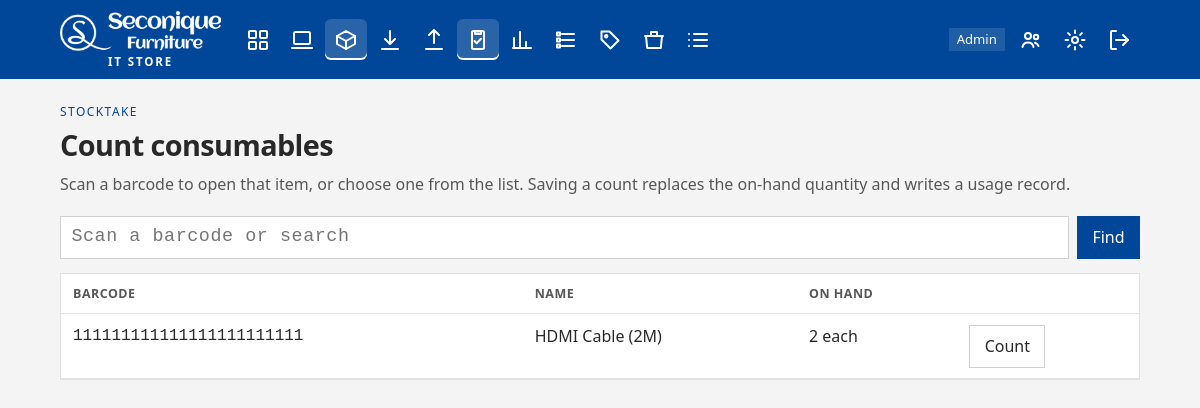
Page /stocktake/consumables/ (signed in) on the committed database.
### stockroom/models.py (models this page shows, shortened)
class Consumable(models.Model):
    barcode = models.CharField(max_length=64, primary_key=True)
    name = models.CharField(max_length=200)
    category = models.CharField(max_length=100)
    attributes = models.TextField(
        blank=True,
        help_text="Separate each attribute with a comma, for example: HDMI, 2m, black.",
    )
    unit = models.CharField(max_length=30, default="each")
    quantity_on_hand = models.PositiveIntegerField(default=0)
    reorder_level = models.PositiveIntegerField(default=0)
    reorder_quantity = models.PositiveIntegerField(default=1)
    max_qty_to_hold = models.PositiveIntegerField(
        "max qty to hold",
        default=0,
        help_text="The most of this item the store should keep. Zero means there is no maximum.",
    )
    location = models.CharField("bin location", max_length=100, blank=True)
    supplier = models.CharField(max_length=200, blank=True)
    notes = models.TextField(blank=True)
    updated_at = models.DateTimeField(auto_now=True)
    class Meta:
        db_table = "consumables"
        ordering = ["name", "barcode"]
        indexes = [
            models.Index(fields=["category"], name="consumable_category_idx"),
        ]

### stockroom/views/stocktake.py (the view)
@role_required(STANDARD, ADMIN)
def stocktake_consumables(request):
    query = request.GET.get("q", "").strip()
    items = Consumable.objects.all()
    if query:
        exact = Consumable.objects.filter(pk=query).first()
        if exact is not None:
            return redirect("consumable_detail", barcode=exact.pk)
        items = items.filter(Q(name__icontains=query) | Q(barcode__icontains=query))
    return render(
        request,
        "stockroom/stocktake/consumables.html",
        {"page_obj": paginate(request, items), "query": query},
    )

### stockroom/context_processors.py (called while the page is built)
def stockroom_context(request):
    user = request.user
    if not user.is_authenticated:
        return {"scanner_auto_submit": True, "store_role": None}
    prefs = get_settings(user)
    return {
        "store_role": primary_role(user),
        "is_store_admin": has_role(user, (ADMIN,)),
        "is_operational": has_role(user, OPERATIONAL),
        "can_report": has_role(user, REPORTING_ACCESS),
        "scanner_auto_submit": prefs.scanner_auto_submit,
        "store_settings": prefs,
    }

### stockroom/converters.py (called while the page is built)
    def to_url(self, value):
        return value

### stockroom/models.py (called while the page is built)
def get_settings(user):
    setting, _created = UserSetting.objects.get_or_create(user=user)
    return setting

### stockroom/roles.py (called while the page is built, shortened)
def role_names(user):
    if not getattr(user, "is_authenticated", False):
        return set()
    names = set(user.groups.values_list("name", flat=True))
    if user.is_superuser:
        names.add(ADMIN)
    return names

def has_role(user, roles):
    return bool(role_names(user) & set(roles))

def primary_role(user):
    names = role_names(user)
    if ADMIN in names:
        return ADMIN

### stockroom/views/common.py (called while the page is built)
def role_required(*roles):
    def decorator(view):
        @login_required
        @wraps(view)
        def wrapper(request, *args, **kwargs):
            if not has_role(request.user, roles):
                messages.error(
                    request, "Your account does not have access to that page."
                )
                return redirect(home_url_name(request.user))
            return view(request, *args, **kwargs)
        return wrapper
    return decorator

def paginate(request, queryset):
    prefs = get_settings(request.user)
    paginator = Paginator(queryset, prefs.records_per_page or 25)
    return paginator.get_page(request.GET.get("page"))

### stockroom/templates/stockroom/stocktake/consumables.html (shortened to what this page needs)
{% extends "stockroom/base.html" %}
{% block content %}
<header class="page-head">
  <div>
    <p class="eyebrow">Stocktake</p>
    <h1>Count consumables</h1>
    <p class="lede">Scan a barcode to open that item, or choose one from the list. Saving a count replaces the on-hand quantity and writes a usage record.</p>
  </div>
</header>
<form class="search" method="get">
  <input id="q" name="q" class="input barcode-input" value="{{ query }}" placeholder="Scan a barcode or search" autocomplete="off" data-scan-mode="submit" autofocus>
  <button class="btn btn-primary" type="submit">Find</button>
</form>
{% if page_obj.paginator.count %}
  <div class="table-wrap">
    <table>
      <thead>
        <tr><th>Barcode</th><th>Name</th><th>On hand</th><th></th></tr>
      </thead>
      <tbody>
        {% for item in page_obj %}
          <tr>
            <td data-label="Barcode" class="mono">{{ item.barcode }}</td>
            <td data-label="Name">{{ item.name }}</td>
            <td data-label="On hand">{{ item.quantity_on_hand }} {{ item.unit }}</td>
            <td data-label="Count"><a class="btn btn-ghost" href="{% url 'consumable_detail' item.barcode %}">Count</a></td>
          </tr>
        {% endfor %}
      </tbody>
    </table>
  </div>
{% else %}
  <section class="panel empty-panel">
    <h2>No consumables to count</h2>
  </section>
{% endif %}
{% endblock %}

### stockroom/templates/stockroom/base.html (shortened to what this page needs)
<!DOCTYPE html>
<html lang="en-GB">
<head>
  {% load static %}
  <link rel="stylesheet" href="{% static 'stockroom/css/app.css' %}?v=14">
</head>
<body class="{% block body_class %}{% endblock %}" data-scanner-submit="{{ scanner_auto_submit|yesno:'true,false' }}">
  {% block nav %}
  <header class="topbar">
    <div class="topbar-inner">
      <a class="brand" href="{% url 'home' %}">
        <img src="{% static 'stockroom/img/seconique-logo-white.png' %}?v=2" alt="Seconique Furniture">
        <small>IT Store</small>
      </a>
      <nav class="nav" aria-label="Primary">
        {% if is_operational %}
          <a href="{% url 'dashboard' %}" aria-label="Dashboard" >{% include "stockroom/partials/icon.html" with icon="dashboard" %}</a>
          <a href="{% url 'asset_list' %}" aria-label="Assets" >{% include "stockroom/partials/icon.html" with icon="assets" %}</a>
          <a href="{% url 'consumable_list' %}" aria-label="Consumables" {% if 'consumable' in request.resolver_match.url_name %}aria-current="page"{% endif %}>{% include "stockroom/partials/icon.html" with icon="consumables" %}<span class="nav-tip">Consumables</span></a>
          <a href="{% url 'goods_in' %}" aria-label="Goods in" >{% include "stockroom/partials/icon.html" with icon="goods-in" %}</a>
          <a href="{% url 'goods_out' %}" aria-label="Goods out" >{% include "stockroom/partials/icon.html" with icon="goods-out" %}</a>
          <a href="{% url 'stocktake_home' %}" aria-label="Stocktake" {% if 'stocktake' in request.resolver_match.url_name %}aria-current="page"{% endif %}>{% include "stockroom/partials/icon.html" with icon="stocktake" %}<span class="nav-tip">Stocktake</span></a>
        {% endif %}
        {% if can_report %}
          <a href="{% url 'analytics' %}" aria-label="Analytics" >{% include "stockroom/partials/icon.html" with icon="analytics" %}</a>
        {% endif %}
        {% if is_operational or can_report %}
          <a href="{% url 'store_contents' %}" aria-label="Store list" >{% include "stockroom/partials/icon.html" with icon="contents" %}</a>
          <a href="{% url 'attribute_report' %}" aria-label="Attributes" >{% include "stockroom/partials/icon.html" with icon="attributes" %}</a>
          {% if is_store_admin %}
            <a href="{% url 'bin_location_list' %}" aria-label="Bin locations" >{% include "stockroom/partials/icon.html" with icon="bins" %}</a>
          {% endif %}
          <a href="{% url 'usage_list' %}" aria-label="Usage" >{% include "stockroom/partials/icon.html" with icon="usage" %}</a>
        {% endif %}
      </nav>
      <div class="account">
        {% if store_role %}<span class="role">{{ store_role }}</span>{% endif %}
        {% if is_store_admin %}
          <a class="icon-btn" href="{% url 'user_list' %}" aria-label="Users" >{% include "stockroom/partials/icon.html" with icon="users" %}</a>
        {% endif %}
        <a class="icon-btn" href="{% url 'user_settings' %}" aria-label="Settings">{% include "stockroom/partials/icon.html" with icon="settings" %}<span class="nav-tip">Settings</span></a>
        <form method="post" action="{% url 'logout' %}">
          <button type="submit" class="icon-btn" aria-label="Sign out">{% include "stockroom/partials/icon.html" with icon="sign-out" %}<span class="nav-tip">Sign out</span></button>
        </form>
      </div>
    </div>
  </header>
  {% endblock %}
  <main class="page">
    {% block content %}{% endblock %}
  </main>
</body>
</html>

### stockroom/static/stockroom/css/app.css (style rules this page uses)
:root { --ink: #282828; --muted: #575757; --paper: #f4f4f4; --panel: #ffffff; --line: #e1e1e1; --pine: #004699; --pine-deep: #00356e; --copper: #004699; --copper-soft: #e0eaec; --good: #1f7a4d; --good-soft: #e5f3eb; --warn: #8a5a12; --warn-soft: #f8efd8; --bad: #b30000; --bad-soft: #f8e4e2; --shadow: 0 12px 30px rgba(0, 35, 80, 0.06); color: var(--ink); background: var(--paper); font-family: "Segoe UI", "Avenir Next", sans-serif; line-height: 1.45; }
* { box-sizing: border-box; }
body { margin: 0; min-height: 100vh; }
a { color: var(--pine); }
h1, h2 { font-weight: 650; letter-spacing: -0.02em; margin: 0; }
h1 { font-size: 1.8rem; }
.topbar { background: var(--pine); color: #ffffff; position: sticky; top: 0; z-index: 30; }
.topbar a { color: inherit; text-decoration: none; }
.topbar-inner { max-width: 1120px; margin: 0 auto; padding: 0.7rem 1.25rem; display: flex; gap: 1rem; align-items: center; flex-wrap: wrap; }
.brand { display: flex; flex-direction: column; align-items: center; gap: 0.2rem; }
.brand img { height: 42px; width: auto; display: block; }
.brand small { color: #ffffff; letter-spacing: 0.16em; text-transform: uppercase; font-size: 0.72rem; font-weight: 700; line-height: 1; }
.nav, .account { display: flex; flex-wrap: wrap; gap: 0.15rem; align-items: center; }
.account { margin-left: auto; }
.nav a, .icon-btn { position: relative; display: inline-flex; align-items: center; justify-content: center; width: 2.6rem; height: 2.6rem; padding: 0; border: 0; border-radius: 6px; background: transparent; color: #ffffff; cursor: pointer; }
.nav a[aria-current="page"], .icon-btn[aria-current="page"] { background: rgba(255, 255, 255, 0.16); box-shadow: inset 0 -2px 0 #ffffff; }
.role { background: rgba(255, 255, 255, 0.12); padding: 0.15rem 0.5rem; font-size: 0.82rem; margin-right: 0.2rem; }
.page { max-width: 1120px; margin: 0 auto; padding: 1.5rem 1.25rem 3rem; }
.page-head, .form-actions, .page-actions { display: flex; gap: 1rem; justify-content: space-between; align-items: flex-start; flex-wrap: wrap; }
.page-head { margin-bottom: 1.25rem; }
.eyebrow { text-transform: uppercase; letter-spacing: 0.12em; font-size: 0.75rem; color: var(--copper); margin: 0 0 0.25rem; }
.lede { color: var(--muted); margin: 0.4rem 0 0; }
.mono { font-family: Consolas, "Courier New", monospace; }
.search, .filters { display: flex; gap: 0.5rem; flex-wrap: wrap; margin-bottom: 0.9rem; align-items: center; }
.search .input { flex: 1 1 16rem; }
.table-wrap { overflow-x: auto; background: var(--panel); border: 1px solid var(--line); margin-bottom: 0.8rem; }
table { width: 100%; border-collapse: collapse; }
th, td { text-align: left; padding: 0.65rem 0.75rem; border-bottom: 1px solid var(--line); vertical-align: top; }
th { font-size: 0.78rem; letter-spacing: 0.04em; text-transform: uppercase; color: var(--muted); }
.input, select.input, textarea.input { width: 100%; min-height: 2.7rem; padding: 0.45rem 0.65rem; border: 1px solid #d1d1d1; background: white; color: var(--ink); font: inherit; }
.barcode-input { font-family: Consolas, "Courier New", monospace; font-size: 1.15rem; letter-spacing: 0.03em; }
.btn { display: inline-flex; align-items: center; justify-content: center; min-height: 2.7rem; padding: 0.4rem 0.9rem; border: 1px solid transparent; font: inherit; cursor: pointer; text-decoration: none; }
.btn-primary { background: var(--copper); color: white; }
.btn-ghost { background: transparent; border-color: #d1d1d1; color: var(--ink); }

### rows in the picture
Consumable: barcode "111111111111111111111111", name "HDMI Cable (2M)", quantity_on_hand "2", unit "each"

### other values in the picture
{{ store_role }} "Admin"
